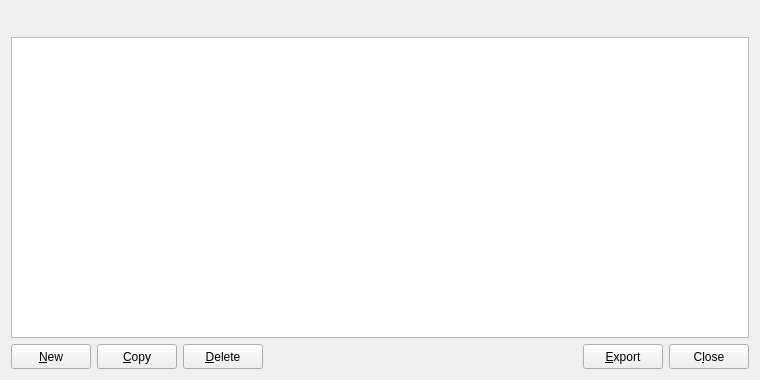
<?xml version="1.0" encoding="UTF-8"?>
<ui version="4.0">
 <class>AddressBookPage</class>
 <widget class="QWidget" name="AddressBookPage">
  <property name="geometry">
   <rect>
    <width>760</width>
    <height>380</height>
   </rect>
  </property>
  <property name="minimumSize">
   <size>
    <width>500</width>
    <height>250</height>
   </size>
  </property>
  <layout class="QVBoxLayout" name="verticalLayout">
   <item>
    <widget class="QLabel" name="labelExplanation">
     <property name="minimumSize">
      <size>
       <width>400</width>
       <height>20</height>
      </size>
     </property>
     <property name="textFormat">
      <enum>Qt::PlainText</enum>
     </property>
     <property name="wordWrap">
      <bool>true</bool>
     </property>
    </widget>
   </item>
   <item>
    <widget class="QTableView" name="tableView">
     <property name="minimumSize">
      <size>
       <width>400</width>
       <height>200</height>
      </size>
     </property>
     <property name="palette">
      <palette>
       <active>
        <colorrole role="Text">
         <brush brushstyle="SolidPattern">
          <color alpha="255">
           <red>51</red>
           <green>51</green>
           <blue>51</blue>
          </color>
         </brush>
        </colorrole>
       </active>
       <inactive>
        <colorrole role="Text">
         <brush brushstyle="SolidPattern">
          <color alpha="255">
           <red>51</red>
           <green>51</green>
           <blue>51</blue>
          </color>
         </brush>
        </colorrole>
       </inactive>
       <disabled>
        <colorrole role="Text">
         <brush brushstyle="SolidPattern">
          <color alpha="255">
           <red>85</red>
           <green>85</green>
           <blue>85</blue>
          </color>
         </brush>
        </colorrole>
       </disabled>
      </palette>
     </property>
     <property name="contextMenuPolicy">
      <enum>Qt::CustomContextMenu</enum>
     </property>
     <property name="toolTip">
      <string>Right-click to edit address or label</string>
     </property>
     <property name="tabKeyNavigation">
      <bool>false</bool>
     </property>
     <property name="alternatingRowColors">
      <bool>true</bool>
     </property>
     <property name="selectionMode">
      <enum>QAbstractItemView::SingleSelection</enum>
     </property>
     <property name="selectionBehavior">
      <enum>QAbstractItemView::SelectRows</enum>
     </property>
     <property name="sortingEnabled">
      <bool>true</bool>
     </property>
     <attribute name="verticalHeaderVisible">
      <bool>false</bool>
     </attribute>
    </widget>
   </item>
   <item>
    <layout class="QHBoxLayout" name="horizontalLayout">
     <item>
      <widget class="QPushButton" name="newAddress">
       <property name="minimumSize">
        <size>
         <width>75</width>
         <height>25</height>
        </size>
       </property>
       <property name="toolTip">
        <string>Create a new address</string>
       </property>
       <property name="text">
        <string>&amp;New</string>
       </property>
       <property name="icon">
        <iconset resource="../cryptonodes.qrc">
         <normaloff>:/icons/add</normaloff>:/icons/add</iconset>
       </property>
       <property name="autoDefault">
        <bool>false</bool>
       </property>
      </widget>
     </item>
     <item>
      <widget class="QPushButton" name="copyAddress">
       <property name="minimumSize">
        <size>
         <width>75</width>
         <height>25</height>
        </size>
       </property>
       <property name="toolTip">
        <string>Copy the currently selected address to the system clipboard</string>
       </property>
       <property name="text">
        <string>&amp;Copy</string>
       </property>
       <property name="icon">
        <iconset resource="../cryptonodes.qrc">
         <normaloff>:/icons/editcopy</normaloff>:/icons/editcopy</iconset>
       </property>
       <property name="autoDefault">
        <bool>false</bool>
       </property>
      </widget>
     </item>
     <item>
      <widget class="QPushButton" name="deleteAddress">
       <property name="minimumSize">
        <size>
         <width>75</width>
         <height>25</height>
        </size>
       </property>
       <property name="toolTip">
        <string>Delete the currently selected address from the list</string>
       </property>
       <property name="text">
        <string>&amp;Delete</string>
       </property>
       <property name="icon">
        <iconset resource="../cryptonodes.qrc">
         <normaloff>:/icons/remove</normaloff>:/icons/remove</iconset>
       </property>
       <property name="autoDefault">
        <bool>false</bool>
       </property>
      </widget>
     </item>
     <item>
      <spacer name="horizontalSpacer">
       <property name="orientation">
        <enum>Qt::Horizontal</enum>
       </property>
       <property name="sizeHint" stdset="0">
        <size>
         <width>40</width>
         <height>20</height>
        </size>
       </property>
      </spacer>
     </item>
     <item>
      <widget class="QPushButton" name="exportButton">
       <property name="minimumSize">
        <size>
         <width>75</width>
         <height>25</height>
        </size>
       </property>
       <property name="toolTip">
        <string>Export the data in the current tab to a file</string>
       </property>
       <property name="text">
        <string>&amp;Export</string>
       </property>
       <property name="icon">
        <iconset resource="../cryptonodes.qrc">
         <normaloff>:/icons/export</normaloff>:/icons/export</iconset>
       </property>
       <property name="autoDefault">
        <bool>false</bool>
       </property>
      </widget>
     </item>
     <item>
      <widget class="QPushButton" name="closeButton">
       <property name="sizePolicy">
        <sizepolicy hsizetype="Minimum" vsizetype="Minimum">
         <horstretch>0</horstretch>
         <verstretch>0</verstretch>
        </sizepolicy>
       </property>
       <property name="minimumSize">
        <size>
         <width>75</width>
         <height>25</height>
        </size>
       </property>
       <property name="text">
        <string>C&amp;lose</string>
       </property>
       <property name="autoDefault">
        <bool>false</bool>
       </property>
      </widget>
     </item>
    </layout>
   </item>
  </layout>
 </widget>
 <resources>
  <include location="../cryptonodes.qrc"/>
 </resources>
 <connections/>
</ui>
